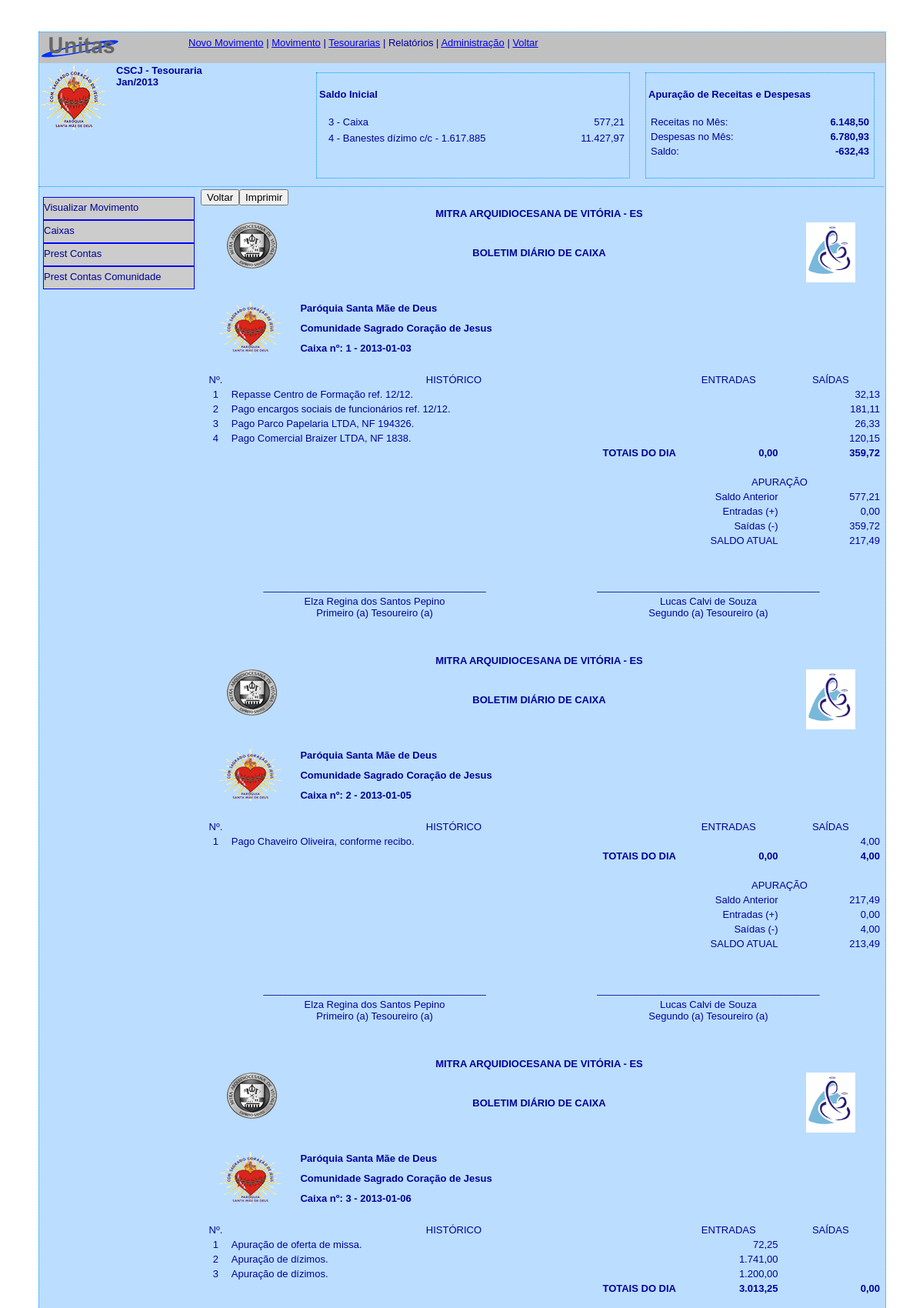
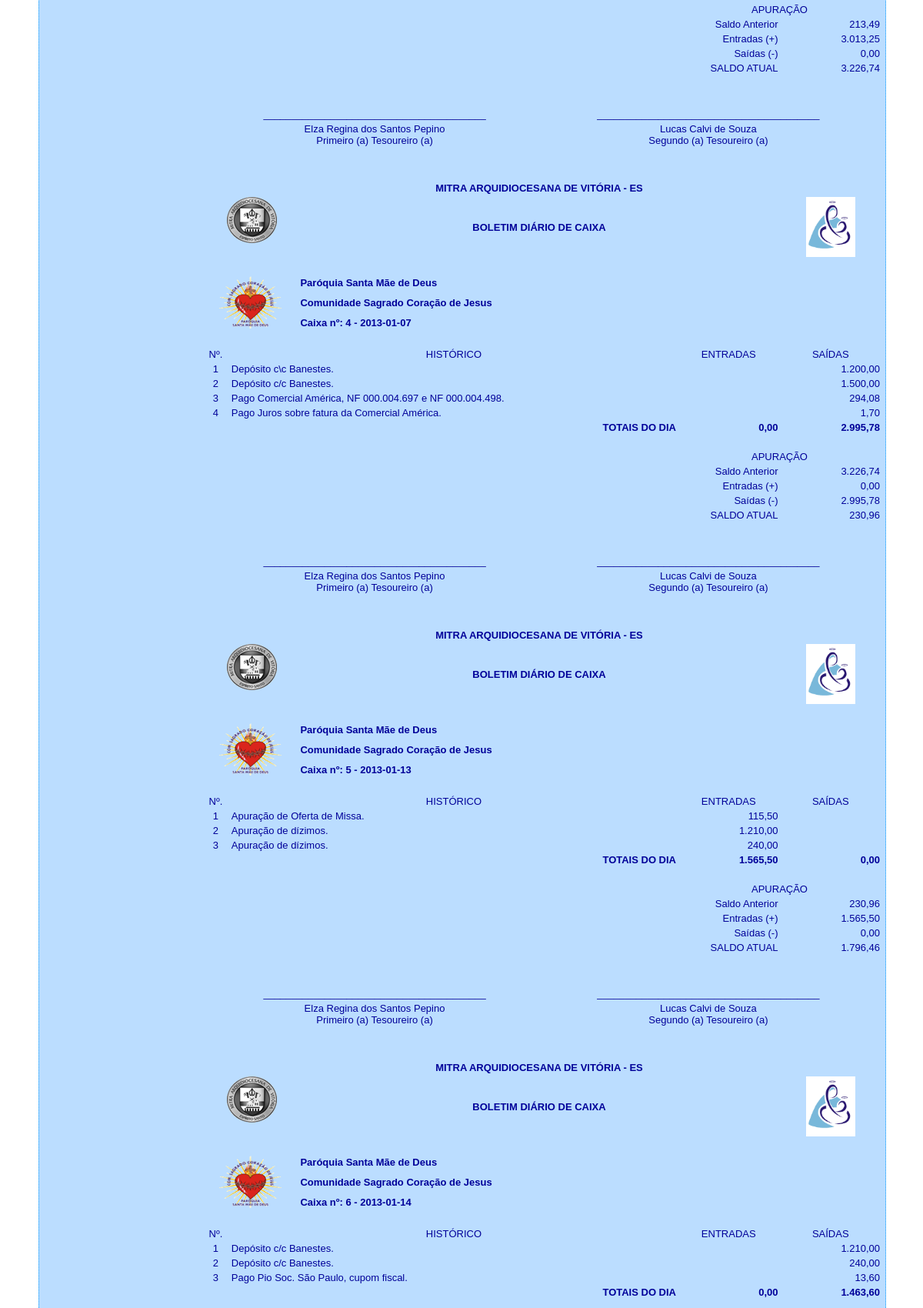
The app's page /administracao/plus/tesouraria/frm_tesouraria.php?area=rela_caixas&tesouraria=1&movimento=72 (upper part) with its own data (2 pictures, top to bottom).
### tables this page shows
CREATE TABLE IF NOT EXISTS `unts_movimento` (
  `movim_id` smallint(6) NOT NULL AUTO_INCREMENT,
  `tesra_id` smallint(6) NOT NULL,
  `perio_id` smallint(6) NOT NULL,
  `movim_data_ini` date NOT NULL,
  `movim_data_fim` date NOT NULL,
  `movim_ativo` char(1) NOT NULL,
  PRIMARY KEY (`movim_id`),
  UNIQUE KEY `unique_tesra_periodo` (`tesra_id`,`perio_id`),
  KEY `tesra_id` (`tesra_id`),
  KEY `perio_id` (`perio_id`)
);

CREATE TABLE IF NOT EXISTS `unts_tesouraria` (
  `tesra_id` smallint(6) NOT NULL AUTO_INCREMENT,
  `tesra_descricao` varchar(255) NOT NULL,
  `comun_id` smallint(6) NOT NULL,
  `tesra_ativo` char(1) NOT NULL DEFAULT 'S',
  PRIMARY KEY (`tesra_id`),
  KEY `comun_id` (`comun_id`)
);

CREATE TABLE IF NOT EXISTS `unts_saldo_ini` (
  `saldo_id` smallint(6) NOT NULL AUTO_INCREMENT,
  `movim_id` smallint(6) NOT NULL,
  `conta_id` smallint(6) NOT NULL,
  `saldo_valor` double NOT NULL,
  `saldo_ativo` char(1) NOT NULL,
  PRIMARY KEY (`saldo_id`),
  UNIQUE KEY `unq_mov_cta` (`movim_id`,`conta_id`),
  KEY `movim_id` (`movim_id`),
  KEY `conta_id` (`conta_id`)
);

CREATE TABLE IF NOT EXISTS `unts_contas` (
  `conta_id` smallint(6) NOT NULL AUTO_INCREMENT,
  `conta_tipo` char(1) NOT NULL,
  `conta_descricao` varchar(255) NOT NULL,
  `conta_visibilidade` smallint(6) NOT NULL DEFAULT '0',
  `conta_ativa` char(1) NOT NULL,
  PRIMARY KEY (`conta_id`)
);

CREATE TABLE IF NOT EXISTS `unts_comunidade` (
  `comun_id` smallint(6) NOT NULL AUTO_INCREMENT,
  `comun_sigla` varchar(10) DEFAULT NULL,
  `comun_razao_social` varchar(255) NOT NULL,
  `comun_icone` blob,
  `comun_logradouro` varchar(255) NOT NULL,
  `comun_numero` varchar(10) NOT NULL,
  `comun_complemento` varchar(30) NOT NULL DEFAULT 'sem complemento',
  `comun_bairro` varchar(120) NOT NULL,
  `comun_municipio` varchar(120) NOT NULL DEFAULT 'ES',
  `comun_estado` char(2) NOT NULL,
  `comun_cep` varchar(10) DEFAULT NULL,
  `comun_telefone` varchar(13) DEFAULT NULL,
  `comun_fax` varchar(13) DEFAULT NULL,
  `comun_email` varchar(255) DEFAULT NULL,
  `comun_site` varchar(255) DEFAULT NULL,
  `comun_ativo` char(1) NOT NULL DEFAULT 'S',
  PRIMARY KEY (`comun_id`)
);

CREATE TABLE IF NOT EXISTS `unts_item_mov` (
  `item_id` smallint(6) NOT NULL AUTO_INCREMENT,
  `movim_id` smallint(6) NOT NULL,
  `item_data` date NOT NULL,
  `conta_id_e` smallint(6) NOT NULL,
  `conta_id_s` smallint(6) NOT NULL,
  `item_historico` mediumtext NOT NULL,
  `item_documento` varchar(255) NOT NULL,
  `item_valor` double NOT NULL,
  `item_efetivado` char(1) NOT NULL,
  `item_ativo` char(1) NOT NULL,
  PRIMARY KEY (`item_id`),
  KEY `movim_id` (`movim_id`)
);

CREATE TABLE IF NOT EXISTS `unts_usuario` (
  `user_id` smallint(6) NOT NULL AUTO_INCREMENT,
  `user_login` varchar(30) NOT NULL,
  `user_senha` varchar(8) NOT NULL,
  `user_nome` varchar(255) NOT NULL,
  `user_telefone` varchar(13) NOT NULL,
  `user_email` varchar(255) NOT NULL,
  `user_nivel` char(1) NOT NULL,
  `user_ativo` char(1) NOT NULL DEFAULT 'S',
  PRIMARY KEY (`user_id`),
  UNIQUE KEY `user_login` (`user_login`)
);

### administracao/plus/tesouraria/frm_relatorio_caixas.php (the view, shortened to what the rows shown need)
<?php require_once('../../../Connections/unitas.php'); ?>
<?php
$tesour_rs_com_tesouraria = "-1";
if (isset($_GET['tesouraria'])) {
  $tesour_rs_com_tesouraria = $_GET['tesouraria'];
}
$query_rs_com_tesouraria = sprintf("SELECT unts_tesouraria . * , unts_comunidade . * FROM unts_tesouraria INNER JOIN unts_comunidade ON unts_comunidade.comun_id = unts_tesouraria.comun_id WHERE tesra_id = %s", GetSQLValueString($tesour_rs_com_tesouraria, "int"));
$rs_com_tesouraria = mysql_query($query_rs_com_tesouraria, $unitas) or die(mysql_error());
$row_rs_com_tesouraria = mysql_fetch_assoc($rs_com_tesouraria);
$movim_rs_caixas = "-1";
if (isset($_GET['movimento'])) {
  $movim_rs_caixas = $_GET['movimento'];
}
$query_rs_caixas = sprintf("SELECT item_data FROM unts_item_mov WHERE movim_id =%s AND (conta_id_e = 3 OR conta_id_s = 3) GROUP BY item_data", GetSQLValueString($movim_rs_caixas, "int"));
$rs_caixas = mysql_query($query_rs_caixas, $unitas) or die(mysql_error());
$row_rs_caixas = mysql_fetch_assoc($rs_caixas);
$totalRows_rs_caixas = mysql_num_rows($rs_caixas);
$movimto_rs_scaixa_ini = "-1";
if (isset($_GET['movimento'])) {
  $movimto_rs_scaixa_ini = $_GET['movimento'];
}
$query_rs_scaixa_ini = sprintf("SELECT * FROM unts_saldo_ini WHERE unts_saldo_ini.conta_id = 3 AND unts_saldo_ini.movim_id = %s", GetSQLValueString($movimto_rs_scaixa_ini, "int"));
$rs_scaixa_ini = mysql_query($query_rs_scaixa_ini, $unitas) or die(mysql_error());
$row_rs_scaixa_ini = mysql_fetch_assoc($rs_scaixa_ini);
$tsraria_rs_funcoes = "-1";
if (isset($_GET['tesouraria'])) {
  $tsraria_rs_funcoes = $_GET['tesouraria'];
}
$query_rs_funcoes = sprintf("SELECT unts_usuario.*,    unts_permissao.*,    unts_funcao.* FROM unts_permissao INNER JOIN unts_usuario ON unts_usuario.user_id = unts_permissao.user_id INNER JOIN unts_funcao_usuario ON unts_funcao_usuario.user_id = unts_permissao.user_id INNER JOIN unts_funcao ON unts_funcao.func_id = unts_funcao_usuario.func_id WHERE tesra_id = %s ORDER BY unts_funcao.func_descricao", GetSQLValueString($tsraria_rs_funcoes, "int"));
$rs_funcoes = mysql_query($query_rs_funcoes, $unitas) or die(mysql_error());
$row_rs_funcoes = mysql_fetch_assoc($rs_funcoes);
?>
<?php do {
   $aux = $row_rs_funcoes['user_nome'];
   if ($row_rs_funcoes['func_id'] == 2){$prim_tes = $aux;} elseif($row_rs_funcoes['func_id'] == 3){$seg_tes = $aux;}
  } while ($row_rs_funcoes = mysql_fetch_assoc($rs_funcoes)); ?>
<?php $saldo = $row_rs_scaixa_ini['saldo_valor'];?>
<!DOCTYPE html PUBLIC "-//W3C//DTD XHTML 1.0 Transitional//EN" "http://www.w3.org/TR/xhtml1/DTD/xhtml1-transitional.dtd">
<html xmlns="http://www.w3.org/1999/xhtml">
<head>
</head>
<body>
<?php if ($totalRows_rs_caixas > 0) {  ?>
  <?php do { $cont = $cont + 1;?>
  <div class="page" style="page-break-after: always">
    <table width="100%">
      <tr>
        <td colspan="2" rowspan="2" align="center" valign="middle"><img src="/unitas/images/aves_logo.png" width="81" height="75" alt="logomarca da Arquidiocese de Vit&oacute;ria-ES" /></td>
        <td colspan="4" align="center"><strong>MITRA ARQUIDIOCESANA DE VIT&Oacute;RIA - ES</strong></td>
        <td align="center">&nbsp;</td>
      </tr>
      <tr>
        <td colspan="4" align="center"><strong>BOLETIM DI&Aacute;RIO DE CAIXA</strong></td>
        <td align="center"><img src="/unitas/images/psmd_logo.png" width="64" height="78" alt="Logomarca Paroquia Santa M&atilde;e de Deus" /></td>
      </tr>
      <tr>
        <td colspan="2">&nbsp;</td>
        <td>&nbsp;</td>
        <td width="15%">&nbsp;</td>
        <td width="15%">&nbsp;</td>
        <td width="15%">&nbsp;</td>
        <td width="15%">&nbsp;</td>
      </tr>
      <tr align="center" valign="middle">
        <td colspan="2" rowspan="3"><img src="/unitas/images/scj_logo.png" width="87" height="73" alt="logomarca Sagrado Cora&ccedil;&atilde;o de Jesus" /><br /></td>
        <td colspan="3" align="left" valign="middle"><strong> Par&oacute;quia Santa M&atilde;e de Deus</strong></td>
        <td colspan="2" rowspan="3" align="right">&nbsp;</td>
      </tr>
      <tr>
        <td colspan="3" align="left"><strong><?php echo $row_rs_com_tesouraria['comun_razao_social']; ?></strong></td>
      </tr>
      <tr>
        <td colspan="3" align="left"><strong>Caixa n&ordm;: <?php echo $cont;?> - <?php echo KT_FormatDate($row_rs_caixas['item_data']); ?></strong></td>
      </tr>
      <tr>
        <td colspan="2">&nbsp;</td>
        <td>&nbsp;</td>
        <td>&nbsp;</td>
        <td>&nbsp;</td>
        <td>&nbsp;</td>
        <td>&nbsp;</td>
      </tr>
      <tr>
        <td width="4%" align="center">N&ordm;.</td>
        <td colspan="4" align="center">HIST&Oacute;RICO</td>
        <td align="center">ENTRADAS</td>
        <td align="center">SA&Iacute;DAS</td>
      </tr>
      <?php
	  $movto = $_GET['movimento'];
	  $data = $row_rs_caixas['item_data'];
		$query_rs_itens_caixa = sprintf(
										"SELECT
										   *
										FROM
										   unts_item_mov
										WHERE
										   movim_id = $movto AND
										   item_data = '$data' AND
										   (conta_id_e = 3 OR conta_id_s = 3)"
   										);
		$rs_itens_caixa = mysql_query($query_rs_itens_caixa, $unitas) or die(mysql_error());
		$row_rs_itens_caixa = mysql_fetch_assoc($rs_itens_caixa);
	  ?>
      <?php do { $item = $item + 1;?>
      <tr>
        <td align="center"><?php echo $item;?></td>
        <td colspan="4" align="left"><?php echo $row_rs_itens_caixa['item_historico']; ?></td>
        <td align="right"><?php if ($row_rs_itens_caixa['conta_id_s']==3){echo number_format($row_rs_itens_caixa['item_valor'],2,",","."); $aux_e =  $aux_e + $row_rs_itens_caixa['item_valor'];} else {$aux_e = 0;}?></td>
        <td align="right"><?php if ($row_rs_itens_caixa['conta_id_e']==3){echo number_format($row_rs_itens_caixa['item_valor'],2,",",".");$aux_s =  $aux_s + $row_rs_itens_caixa['item_valor'];} else {$aux_s = 0;}?></td>
      </tr>
      <?php } while ($row_rs_itens_caixa = mysql_fetch_assoc($rs_itens_caixa)); $item = 0; $entradas = $entradas + $aux_e; $saidas = $saidas + $aux_s; $aux_e = 0; $aux_s = 0;?>
      <tr>
        <td align="center">&nbsp;</td>
        <td colspan="4" align="right" class="negrito">TOTAIS DO DIA</td>
        <td align="right" class="negrito"><?php echo number_format($entradas,2,",",".");?></td>
        <td align="right" class="negrito"><?php echo number_format($saidas,2,",",".");?></td>
      </tr>
      <tr>
        <td align="center">&nbsp;</td>
        <td colspan="4" align="center">&nbsp;</td>
        <td align="center">&nbsp;</td>
        <td align="center">&nbsp;</td>
      </tr>
      <tr>
        <td align="center">&nbsp;</td>
        <td colspan="4" align="center">&nbsp;</td>
        <td colspan="2" align="center">APURA&Ccedil;&Atilde;O</td>
      </tr>
      <tr>
        <td align="center">&nbsp;</td>
        <td colspan="4" align="center">&nbsp;</td>
        <td align="right">Saldo Anterior</td>
        <td align="right"><?php echo number_format($saldo,2,",",".");?></td>
      </tr>
      <tr>
        <td align="center">&nbsp;</td>
        <td colspan="4" align="center">&nbsp;</td>
        <td align="right">Entradas (+)</td>
        <td align="right"><?php echo number_format($entradas,2,",",".");?></td>
      </tr>
      <tr>
        <td align="center">&nbsp;</td>
        <td colspan="4" align="center">&nbsp;</td>
        <td align="right">Sa&iacute;das (-)</td>
        <td align="right"><?php echo number_format($saidas,2,",",".");?></td>
      </tr>
      <tr>
        <td align="center">&nbsp;</td>
        <td colspan="4" align="center">&nbsp;</td>
        <td align="right">SALDO ATUAL</td>
        <td align="right"><?php $saldo = (($saldo + $entradas) - $saidas); echo number_format($saldo,2,",","."); $entradas = 0; $saidas = 0;?></td>
      </tr>
      <tr>
        <td align="center">&nbsp;</td>
        <td colspan="4" align="center">&nbsp;</td>
        <td align="center">&nbsp;</td>
        <td align="center">&nbsp;</td>
      </tr>
      <tr>
        <td align="center">&nbsp;</td>
        <td colspan="4" align="center">&nbsp;</td>
        <td align="center">&nbsp;</td>
        <td align="center">&nbsp;</td>
      </tr>
      <tr>
        <td colspan="7" align="center"><table width="100%">
          <tr>
            <td>&nbsp;</td>
            <td align="center">________________________________________</td>
            <td>&nbsp;</td>
            <td align="center">________________________________________</td>
            <td>&nbsp;</td>
            </tr>
          <tr>
            <td>&nbsp;</td>
            <td align="center"><?php echo $prim_tes;?><br />
              Primeiro (a) Tesoureiro (a)</td>
            <td>&nbsp;</td>
            <td align="center"><?php echo $seg_tes;?><br />Segundo (a) Tesoureiro (a)</td>
            <td>&nbsp;</td>
            </tr>
        </table></td>
      </tr>
      <tr>
        <td align="center">&nbsp;</td>
        <td colspan="4" align="center">&nbsp;</td>
        <td align="center">&nbsp;</td>
        <td align="center">&nbsp;</td>
      </tr>
      <tr>
        <td align="center">&nbsp;</td>
        <td colspan="4" align="center">&nbsp;</td>
        <td align="center">&nbsp;</td>
        <td align="center">&nbsp;</td>
      </tr>
    </table>
  </div>
  <?php } while ($row_rs_caixas = mysql_fetch_assoc($rs_caixas)); ?>
<?php }  ?>
</body>
</html>

### administracao/plus/tesouraria/frm_tesouraria.php (shortened to what the rows shown need)
<?php require_once('../../../Connections/unitas.php'); ?>
<?php
if (!function_exists("GetSQLValueString")) {
function GetSQLValueString($theValue, $theType, $theDefinedValue = "", $theNotDefinedValue = "")
{
  $theValue = function_exists("mysql_real_escape_string") ? mysql_real_escape_string($theValue) : mysql_escape_string($theValue);
  switch ($theType) {
    case "long":
    case "int":
      $theValue = ($theValue != "") ? intval($theValue) : "NULL";
      break;
  }
  return $theValue;
}
}
$mov_rs_movimento = "-1";
if (isset($_GET['movimento'])) {
  $mov_rs_movimento = $_GET['movimento'];
}
$query_rs_movimento = sprintf("SELECT CONCAT(unts_periodo.perio_mes,'/',unts_periodo.perio_ano) AS mov_perio,    unts_movimento.*,    unts_tesouraria.* FROM unts_movimento INNER JOIN unts_tesouraria ON unts_tesouraria.tesra_id = unts_movimento.tesra_id INNER JOIN unts_periodo ON unts_periodo.perio_id = unts_movimento.perio_id WHERE unts_movimento.movim_ativo = 'S' AND    unts_movimento.movim_id = %s", GetSQLValueString($mov_rs_movimento, "int"));
$rs_movimento = mysql_query($query_rs_movimento, $unitas) or die(mysql_error());
$row_rs_movimento = mysql_fetch_assoc($rs_movimento);
$movim_rs_saldoinicial = "-1";
if (isset($_GET['movimento'])) {
  $movim_rs_saldoinicial = $_GET['movimento'];
}
$query_rs_saldoinicial = sprintf("SELECT unts_saldo_ini . * , unts_contas . * FROM unts_saldo_ini LEFT JOIN unts_contas ON unts_contas.conta_id = unts_saldo_ini.conta_id WHERE unts_saldo_ini.movim_id = %s", GetSQLValueString($movim_rs_saldoinicial, "int"));
$rs_saldoinicial = mysql_query($query_rs_saldoinicial, $unitas) or die(mysql_error());
$row_rs_saldoinicial = mysql_fetch_assoc($rs_saldoinicial);
?>
<!DOCTYPE html PUBLIC "-//W3C//DTD XHTML 1.0 Transitional//EN" "http://www.w3.org/TR/xhtml1/DTD/xhtml1-transitional.dtd">
<html xmlns="http://www.w3.org/1999/xhtml">
<head>
<link rel="stylesheet" href="/unitas/css/unitas.css" type="text/css" />
</head>
<body>
<div id="geral">
    <div id="tesouraria">
        <div id="dados_comunidade">
            <strong>
                <?php echo $row_rs_movimento['tesra_descricao']; ?><br />
                <?php echo $row_rs_movimento['mov_perio']; ?>
            </strong>
        </div>
      <div id="saldo_ini">
             <?php do { ?>
              <table width="100%">
                <tr>
                  <td width="5"></td>
                  <td><?php echo $row_rs_saldoinicial['conta_id']; ?> - <?php echo $row_rs_saldoinicial['conta_descricao']; ?></td>
                  <td align="right"><?php echo number_format($row_rs_saldoinicial['saldo_valor'],2,",","."); ?></td>
                </tr>
             </table>
              <?php } while ($row_rs_saldoinicial = mysql_fetch_assoc($rs_saldoinicial)); ?>
        </div>
	</div>
    <div id="conteudo">
                <?php
                    $area = @$_GET["area"];
                    switch ($area)
                    {
                        case "rela_caixas":
                            include "frm_relatorio_caixas.php";
                            break;
                    }
                ?>
    </div>
</div>
</body>
</html>

### records on screen
unts_movimento: tesra.tesra_descricao "CSCJ - Tesouraria"
unts_saldo_ini: conta.conta_id "3", conta.conta_descricao "Caixa", saldo_valor "577,21", saldo_valor "217,49", saldo_valor "213,49", saldo_valor "3.226,74", saldo_valor "230,96", saldo_valor "1.796,46"
unts_saldo_ini: conta.conta_id "4", conta.conta_descricao "Banestes dízimo c/c - 1.617.885", saldo_valor "11.427,97"
unts_tesouraria: comun.comun_razao_social "Comunidade Sagrado Coração de Jesus"
unts_item_mov: item_historico "Repasse Centro de Formação ref. 12/12.", item_valor "32,13"
unts_item_mov: item_historico "Pago encargos sociais de funcionários ref. 12/12.", item_valor "181,11"
unts_item_mov: item_historico "Pago Parco Papelaria LTDA, NF 194326.", item_valor "26,33"
unts_item_mov: item_historico "Pago Comercial Braizer LTDA, NF 1838.", item_valor "120,15"
unts_usuario: user_nome "Elza Regina dos Santos Pepino"
unts_usuario: user_nome "Lucas Calvi de Souza"
unts_item_mov: item_historico "Pago Chaveiro Oliveira, conforme recibo.", item_valor "4,00"
unts_item_mov: item_historico "Apuração de oferta de missa.", item_valor "72,25"
unts_item_mov: item_historico "Apuração de dízimos.", item_valor "1.741,00"
unts_item_mov: item_historico "Apuração de dízimos.", item_valor "1.200,00"
unts_item_mov: item_historico "Depósito c\\c Banestes.", item_valor "1.200,00"
unts_item_mov: item_historico "Depósito c/c Banestes.", item_valor "1.500,00"
unts_item_mov: item_historico "Pago Comercial América, NF 000.004.697 e NF 000.004.498.", item_valor "294,08"
unts_item_mov: item_historico "Pago Juros sobre fatura da Comercial América.", item_valor "1,70"
unts_item_mov: item_historico "Apuração de Oferta de Missa.", item_valor "115,50"
unts_item_mov: item_historico "Apuração de dízimos.", item_valor "1.210,00"
unts_item_mov: item_historico "Apuração de dízimos.", item_valor "240,00"
unts_item_mov: item_historico "Depósito c/c Banestes.", item_valor "1.210,00"
unts_item_mov: item_historico "Depósito c/c Banestes.", item_valor "240,00"
unts_item_mov: item_historico "Pago Pio Soc. São Paulo, cupom fiscal.", item_valor "13,60"

### other values on screen
$row_rs_movimento['mov_perio'] "Jan/2013"
$row_rs_tot_receitas['total_receitas'] "6.148,50"
$row_rs_tot_despesas['total_despesas'] "6.780,93"
KT_FormatDate($row_rs_caixas['item_data']) "2013-01-03"
$entradas "0,00"
$saidas "359,72"
KT_FormatDate($row_rs_caixas['item_data']) "2013-01-05"
$saidas "4,00"
KT_FormatDate($row_rs_caixas['item_data']) "2013-01-06"
$entradas "3.013,25"
$saidas "0,00"
KT_FormatDate($row_rs_caixas['item_data']) "2013-01-07"
$saidas "2.995,78"
KT_FormatDate($row_rs_caixas['item_data']) "2013-01-13"
$entradas "1.565,50"
